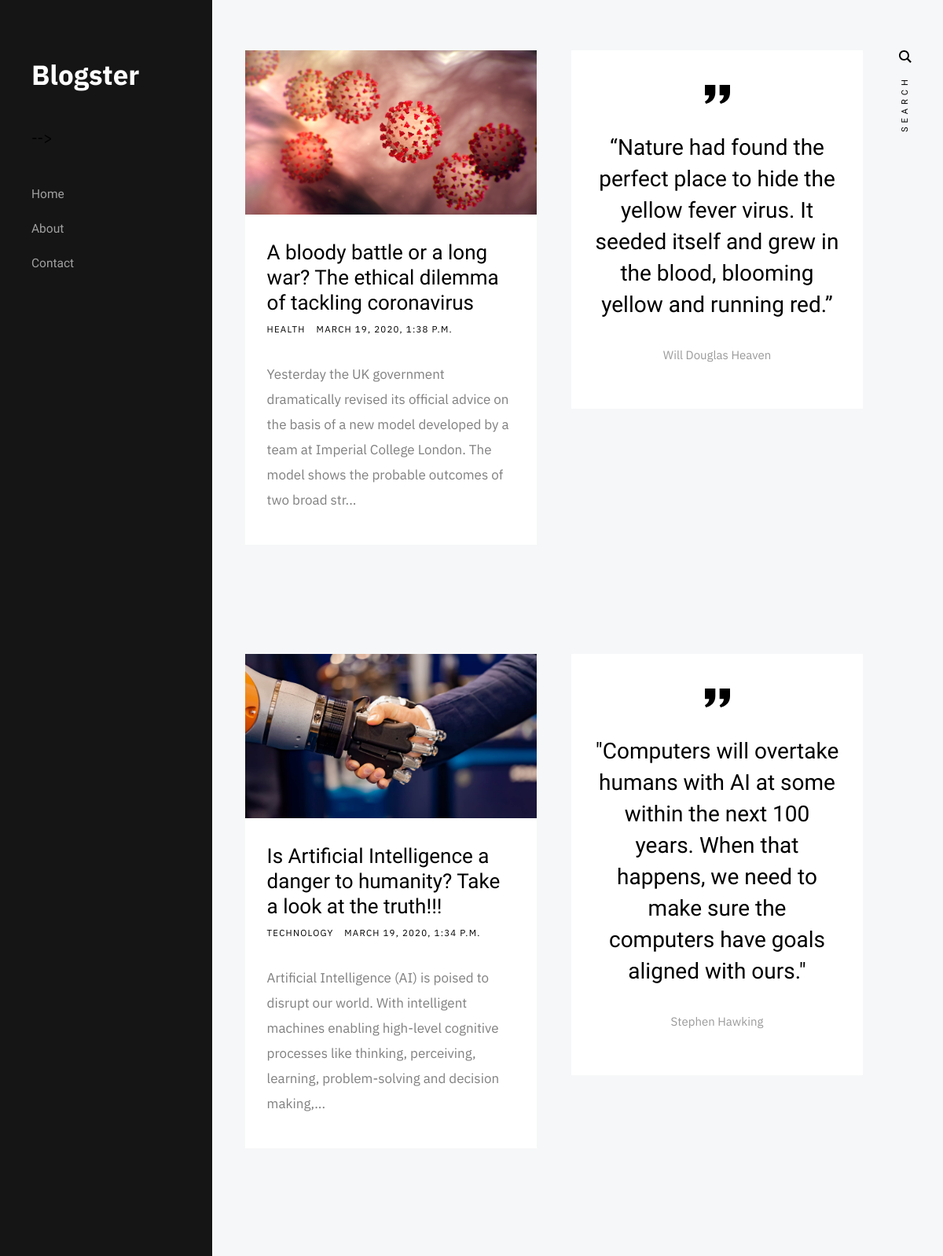
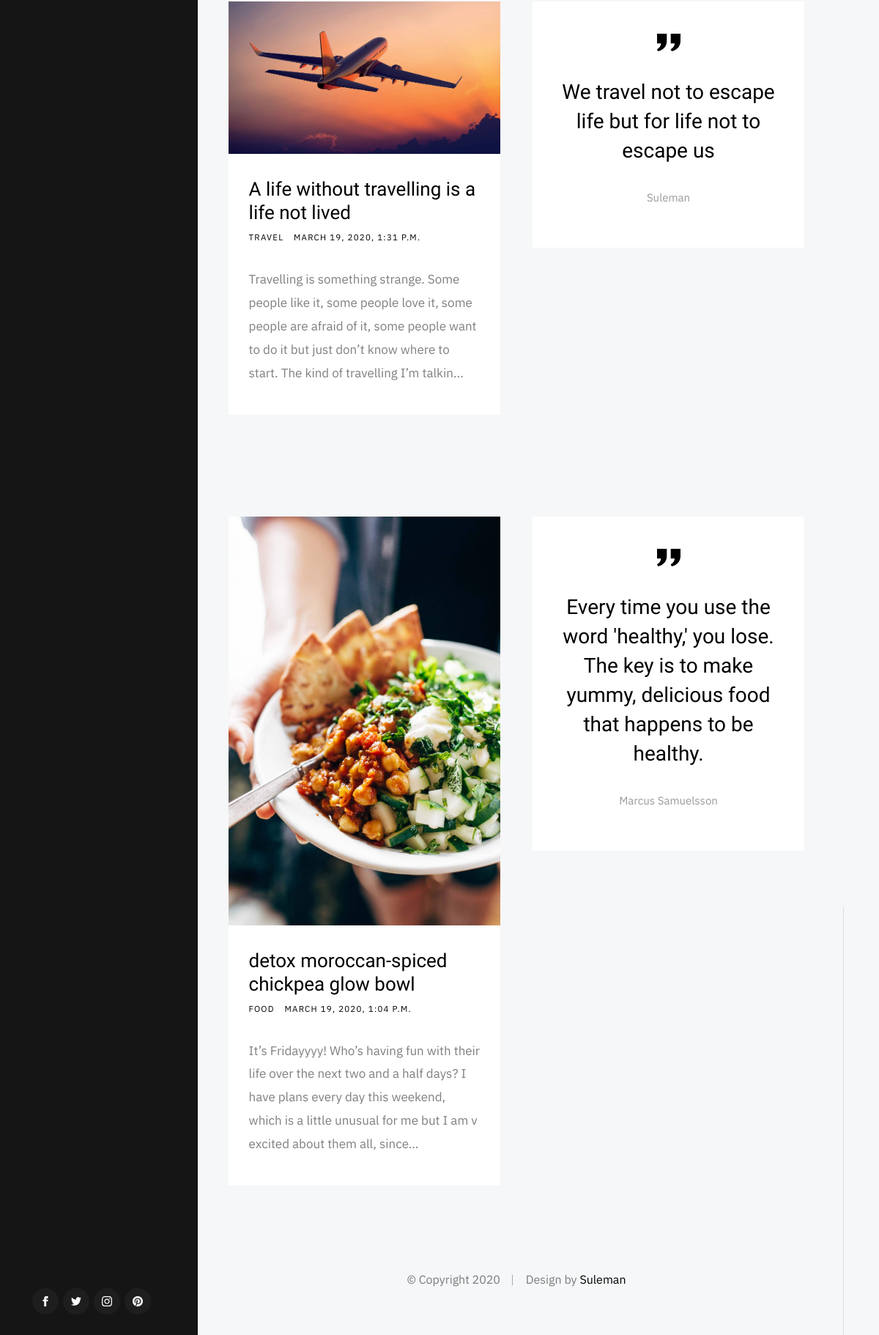
The page / on the database its author committed (2 pictures, top to bottom).
### blog/models.py (models this page shows, shortened)
class Post(models.Model):
    CATEGORY_CHOICES = (
        ('Technology','Technology'),
        ('Food','Food'),
        ('Travel','Travel'),
        ('Health','Health'),
        ('Lifestyle','Lifestyle'),
    )
    cover = models.FileField(default='') #photo
    cover2 = models.FileField(default='')
    title = models.CharField(max_length=2000,default='')
    slug = models.SlugField(default='')
    author = models.CharField(max_length=2000,default='')
    text = models.TextField(default='')
    text_2 = models.TextField(default='')
    quote = models.CharField(max_length=2000,default='')
    quote_name = models.CharField(max_length=2000,default='')
    l_heading = models.CharField(max_length=2000,default='')
    l_heading_text = models.CharField(max_length=2000,default='')
    s_heading = models.CharField(max_length=2000,default='')
    s_heading_text = models.CharField(max_length=2000,default='')
    category = models.CharField(max_length=2000,choices=CATEGORY_CHOICES)
    created_date = models.DateTimeField(default='')
    tag_1 = models.CharField(max_length=2000,default='')
    tag_2 = models.CharField(max_length=2000,default='')
    tag_3 = models.CharField(max_length=2000,default='')
    class Meta:
        ordering =['-created_date']

### blog/views.py (the view)
# urls.py: path('', HomePageView.as_view(),name='home'),
class HomePageView(ListView):
	model=Post
	template_name = 'home.html'

### templates/home.html (shortened to what this page needs)
{% extends 'base.html'%}
{% block content %}
{%for post in object_list %}
<div class="s-content">
            <div class="masonry-wrap">
                <div class="masonry">
                        <article class="masonry__brick entry format-standard animate-this">
                            <div class="entry__thumb">
                                <a href="{% url 'post_detail' post.slug %}" class="entry__thumb-link">
                                        <img src="{{post.cover.url}}" srcset="{{post.cover.url}}  1x, {{post.cover.url}} 2x" alt="">
                                </a>
                            </div>
                        <div class="entry__text">
                            <div class="entry__header">
                                <h2 class="entry__title"><a href="">{{post.title}}</a></h2>
                                <div class="entry__meta">
                                    <span class="entry__meta-cat">
                                        <a href="category.html">{{post.category}}</a>
                                    </span>
                                    <span class="entry__meta-date">
                                        <a href="">{{post.created_date}}</a>
                                    </span>
                                </div>
                            </div>
                            <div class="entry__excerpt">
                                <p>
                               {{post.text| slice:":200"}}...
                                </p>
                            </div>
                        </div>
                    </article>
                    <article class="masonry__brick entry format-quote animate-this">
                        <div class="entry__thumb">
                            <blockquote>
                                <p>{{post.quote}}</p>
                                <cite>{{post.quote_name}}</cite>
                            </blockquote>
                        </div>
                </div>
            </div>
</div>
{% endfor %}
{% endblock content %}

### templates/base.html (shortened to what this page needs)
{%load static%}
<!DOCTYPE html>
<html class="no-js" lang="en">
<head>
    <link rel="stylesheet" href="{% static 'css/base.css' %}">
    <link rel="stylesheet" href="{% static 'css/vendor.css' %}">
    <link rel="stylesheet" href="{% static 'css/main.css' %}">
</head>
<body>
    <div id="top" class="s-wrap site-wrapper">
        <header class="s-header">
            <div class="header__top">
                <div class="header__logo">
                    <a class="site-logo" href="{% url 'home'%}">
                        <p class="text-light bg-dark logo">Blogster</p>
                    </a>
                </div>
                <a href="#0" class="header__menu-toggle"><span>Menu</span></a> -->
            </div>
            <nav class="header__nav-wrap">
                <ul class="header__nav">
                    <li><a href="{% url 'home'%}" title="">Home</a></li>
                    <li><a href="{% url 'about'%}" title="">About</a></li>
                    <li><a href="{% url 'contact' %}" title="">Contact</a></li>
                </ul>
                <ul class="header__social">
                    <li class="ss-facebook">
                        <a href="https://facebook.com/fsuleman2">
                        </a>
                    </li>
                    <li class="ss-twitter">
                        <a href="https://twitter.com/syedsuleman5121">
                        </a>
                    </li>
                    <li class="ss-instagram">
                        <a href="https://www.instagram.com/fsuleman2/">
                        </a>
                    </li>
                    <li class="ss-pinterest">
                        <a href="https://in.pinterest.com/fsuleman2/">
                        </a>
                    </li>
                </ul>
            </nav>
        </header>
<body>
    <div>
        {% block content %}
        {% endblock content %}
    </div>
</body>
        <footer class="s-footer">
            <div class="row">
                <div class="column large-full footer__content">
                    <div class="footer__copyright">
                        <span>© Copyright 2020</span>
                        <span>Design by <a href="https://www.styleshout.com/">Suleman</a></span>
                    </div>
                </div>
            </div>
        </footer>
    </div>
</body>

### static/css/base.css (style rules this page uses)
html { line-height: 1.15; -webkit-text-size-adjust: 100%; }
body { margin: 0; }
a { background-color: transparent; }
img { border-style: none; }
html { font-size: 62.5%; box-sizing: border-box; }
*, *::before, *::after { box-sizing: inherit; }
body { font-weight: normal; line-height: 1; word-wrap: break-word; -moz-font-smoothing: grayscale; -moz-osx-font-smoothing: grayscale; -webkit-font-smoothing: antialiased; -webkit-overflow-scrolling: touch; -webkit-text-size-adjust: none; }
svg, img, video embed, iframe, object { max-width: 100%; height: auto; }
div, dl, dt, dd, ul, ol, li, h1, h2, h3, h4, h5, h6, pre, form, p, blockquote, th, td { margin: 0; padding: 0; }
p { font-size: inherit; text-rendering: optimizeLegibility; }
ol, ul { list-style: none; }
li { display: block; }
a { text-decoration: none; line-height: inherit; }
a img { border: none; }
.row { width: 89%; max-width: 1200px; margin: 0 auto; display: -ms-flexbox; display: -webkit-flex; display: flex; -webkit-flex-flow: row wrap; -ms-flex-flow: row wrap; flex-flow: row wrap; }
.column { -webkit-flex: 1 1 0%; -ms-flex: 1 1 0%; flex: 1 1 0%; padding: 0 20px; }
.large-12, .large-full { -webkit-flex: 0 0 100%; -ms-flex: 0 0 100%; flex: 0 0 100%; max-width: 100%; }
@media screen and (max-width:1200px) { .column { padding: 0 16px; } }

### templates/base.html (style rules this page uses)
.logo { font-size: 35px; font-weight: bold; color: white; }

### rows shown on the page
Post: cover (picture), title "A bloody battle or a long war? The ethical dilemma of tackling coronavirus", category "HEALTH", created_date "MARCH 19, 2020, 1:38 P.M.", text "Yesterday the UK government dramatically revised its official advice on the basis of a new model developed by a team at Imperial College London. The model shows the probable outcomes of two broad str", quote "“Nature had found the perfect place to hide the yellow fever virus. It seeded itself and grew in the blood, blooming yellow and running red.”", quote_name "Will Douglas Heaven"
Post: cover (picture), title "Is Artificial Intelligence a danger to humanity? Take a look at the truth!!!", category "TECHNOLOGY", created_date "MARCH 19, 2020, 1:34 P.M.", text "Artificial Intelligence (AI) is poised to disrupt our world. With intelligent machines enabling high-level cognitive processes like thinking, perceiving, learning, problem-solving and decision making,", quote "\"Computers will overtake humans with AI at some within the next 100 years. When that happens, we need to make sure the computers have goals aligned with ours.\"", quote_name "Stephen Hawking"
Post: cover (picture), title "A life without travelling is a life not lived", category "TRAVEL", created_date "MARCH 19, 2020, 1:31 P.M.", text "Travelling is something strange. Some people like it, some people love it, some people are afraid of it, some people want to do it but just don’t know where to start. The kind of travelling I’m talkin", quote "We travel not to escape life but for life not to escape us", quote_name "Suleman"
Post: cover (picture), title "detox moroccan-spiced chickpea glow bowl", category "FOOD", created_date "MARCH 19, 2020, 1:04 P.M.", text "It’s Fridayyyy! Who’s having fun with their life over the next two and a half days? I have plans every day this weekend, which is a little unusual for me but I am v excited about them all, since", quote "Every time you use the word 'healthy,' you lose. The key is to make yummy, delicious food that happens to be healthy.", quote_name "Marcus Samuelsson"
